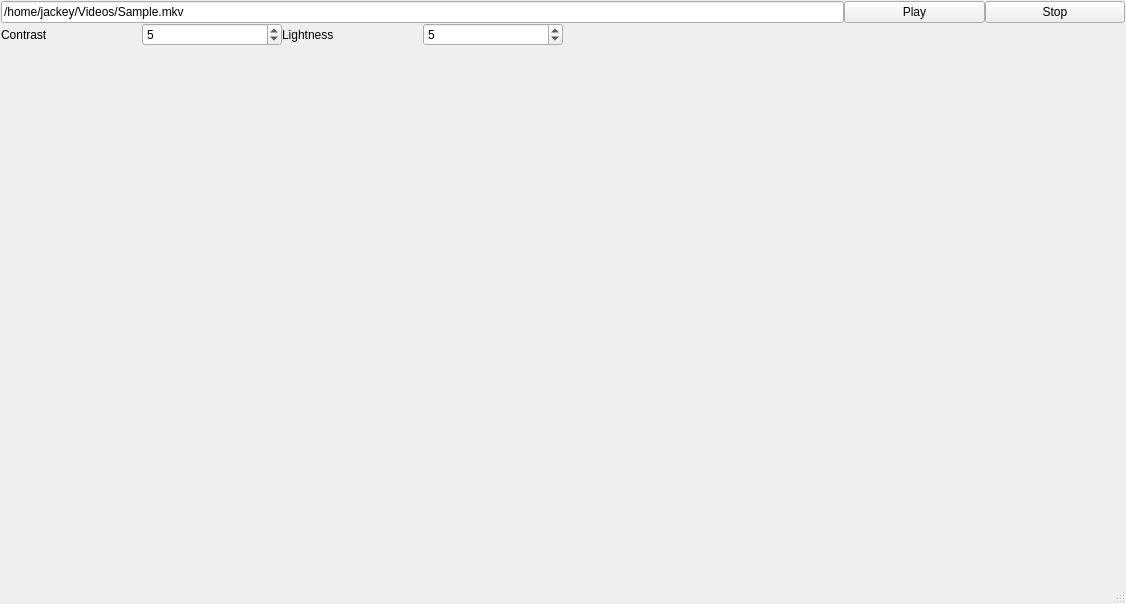
<?xml version="1.0" encoding="UTF-8"?>
<ui version="4.0">
 <class>MainWindow</class>
 <widget class="QMainWindow" name="MainWindow">
  <property name="geometry">
   <rect>
    <x>0</x>
    <y>0</y>
    <width>1126</width>
    <height>604</height>
   </rect>
  </property>
  <property name="windowTitle">
   <string>MainWindow</string>
  </property>
  <widget class="QWidget" name="centralwidget">
   <layout class="QGridLayout" name="layoutGWidget">
    <property name="leftMargin">
     <number>1</number>
    </property>
    <property name="topMargin">
     <number>1</number>
    </property>
    <property name="rightMargin">
     <number>1</number>
    </property>
    <property name="bottomMargin">
     <number>1</number>
    </property>
    <property name="spacing">
     <number>0</number>
    </property>
    <item row="1" column="0">
     <widget class="QLabel" name="labelContrast">
      <property name="text">
       <string>Contrast</string>
      </property>
     </widget>
    </item>
    <item row="2" column="0" colspan="8">
     <widget class="FFmpegWidget" name="wgtPlayer" native="true"/>
    </item>
    <item row="0" column="7">
     <widget class="QPushButton" name="btnStop">
      <property name="text">
       <string>Stop</string>
      </property>
     </widget>
    </item>
    <item row="0" column="6">
     <widget class="QPushButton" name="btnPlay">
      <property name="text">
       <string>Play</string>
      </property>
     </widget>
    </item>
    <item row="0" column="0" colspan="6">
     <widget class="QLineEdit" name="lineUrl">
      <property name="text">
       <string>/home/jackey/Videos/Sample.mkv</string>
      </property>
     </widget>
    </item>
    <item row="1" column="1">
     <widget class="QSpinBox" name="spinBoxContrast">
      <property name="maximum">
       <number>10</number>
      </property>
      <property name="value">
       <number>5</number>
      </property>
     </widget>
    </item>
    <item row="1" column="2">
     <widget class="QLabel" name="labelLightness">
      <property name="text">
       <string>Lightness</string>
      </property>
     </widget>
    </item>
    <item row="1" column="3">
     <widget class="QSpinBox" name="spinBoxLightness">
      <property name="maximum">
       <number>10</number>
      </property>
      <property name="value">
       <number>5</number>
      </property>
     </widget>
    </item>
    <item row="1" column="4" colspan="4">
     <spacer name="horizontalSpacer">
      <property name="orientation">
       <enum>Qt::Horizontal</enum>
      </property>
      <property name="sizeHint" stdset="0">
       <size>
        <width>40</width>
        <height>20</height>
       </size>
      </property>
     </spacer>
    </item>
   </layout>
  </widget>
  <widget class="QStatusBar" name="statusbar"/>
 </widget>
 <customwidgets>
  <customwidget>
   <class>FFmpegWidget</class>
   <extends>QWidget</extends>
   <header>ffmpegwidget.h</header>
   <container>1</container>
  </customwidget>
 </customwidgets>
 <resources/>
 <connections/>
</ui>
